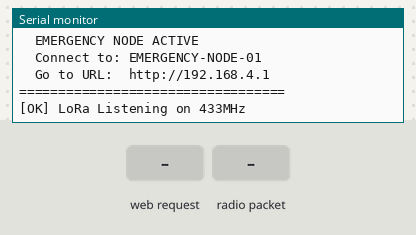
The sketch below on a simulated ESP32. Shown: the last lines printed to the serial monitor. The inputs (shaded band) are chosen by the test bench. No radio packets arrive unless stated.

Above: at 1.2 s.
1.3 s: HTTP request GET /send?msg=1 received
At 2.3 s:
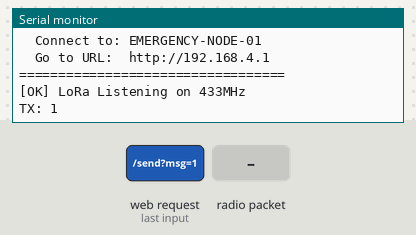
2.8 s: radio packet "1" arrives
At 3.7 s:
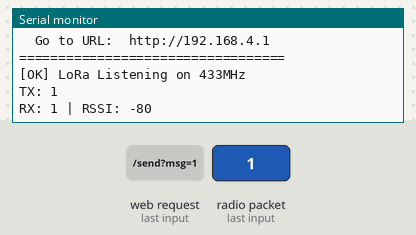

The sketch:

node1.ino
```cpp
#include <WiFi.h>
#include <AsyncTCP.h>
#include <ESPAsyncWebServer.h>
#include <LoRa.h>
#include <SPI.h>

// ==========================================
//             HARDWARE SETTINGS
// ==========================================
// Check your board! Standard TTGO LoRa32 uses: ss=18, rst=14, dio0=26
// Based on your previous code, you used:
#define ss 5
#define rst 14
#define dio0 2  // If this doesn't work, try 26

// ==========================================
//              NETWORK SETTINGS
// ==========================================
const char* AP_SSID = "EMERGENCY-NODE-01";
const char* AP_PASS = "admin123"; // Password for the WiFi

// ==========================================
//               GLOBAL VARS
// ==========================================
AsyncWebServer server(80);

// Data storage
String lastMsg = "NO DATA";
int lastRSSI = -120; // Default low signal
int packetCount = 0;
float snr = 0;

// Flags for main loop processing
bool shouldSend = false;
String msgToSend = "";

// ==========================================
//            WEB INTERFACE (HTML/JS)
// ==========================================
// Stored in PROGMEM to save RAM.
// Includes Custom Graph Engine (No Internet Required)
const char index_html[] PROGMEM = R"rawliteral(
<!DOCTYPE HTML>
<html>
<head>
  <title>EMERGENCY NODE</title>
  <meta name="viewport" content="width=device-width, initial-scale=1">
  <style>
    :root { --bg: #0d0d0d; --panel: #1a1a1a; --text: #e0e0e0; --accent: #ff3333; --chart-line: #00ff00; }
    body { font-family: "Courier New", monospace; background: var(--bg); color: var(--text); margin: 0; padding: 20px; text-align: center; }

    /* LAYOUT */
    .container { max-width: 800px; margin: auto; }
    .header { border-bottom: 2px solid var(--accent); padding-bottom: 10px; margin-bottom: 20px; }
    h1 { color: var(--accent); text-transform: uppercase; letter-spacing: 2px; margin: 0; font-size: 1.5rem; }
    .status-blink { animation: blink 2s infinite; color: #00ff00; font-size: 0.8rem; }

    /* DASHBOARD GRID */
    .grid { display: grid; grid-template-columns: 1fr 1fr; gap: 10px; margin-bottom: 20px; }
    .card { background: var(--panel); padding: 15px; border-left: 4px solid var(--accent); text-align: left; }
    .card h3 { margin: 0 0 5px 0; font-size: 0.8rem; color: #888; }
    .value { font-size: 1.5rem; font-weight: bold; }
    .small { font-size: 0.8rem; color: #666; }

    /* GRAPH CONTAINER */
    .graph-box { background: var(--panel); padding: 10px; margin-bottom: 20px; border: 1px solid #333; }
    canvas { width: 100%; height: 200px; background: #000; }

    /* TERMINAL LOG */
    .terminal { background: #000; border: 1px solid #333; height: 150px; overflow-y: scroll; padding: 10px; text-align: left; font-size: 0.9rem; margin-bottom: 20px; }
    .log-entry { margin-bottom: 4px; border-bottom: 1px solid #222; }
    .ts { color: #888; margin-right: 10px; }

    /* CONTROLS */
    .input-group { display: flex; gap: 5px; }
    input { flex: 1; padding: 12px; background: #222; border: 1px solid #444; color: white; font-family: monospace; }
    button { padding: 12px 24px; background: var(--accent); color: black; border: none; font-weight: bold; cursor: pointer; }
    button:active { background: #cc0000; }

    @keyframes blink { 0% { opacity: 1; } 50% { opacity: 0.5; } 100% { opacity: 1; } }
  </style>
</head>
<body>

<div class="container">
  <div class="header">
    <h1>Emergency Messager</h1>
    <div class="status-blink">SYSTEM ONLINE // LISTENING 433MHz</div>
  </div>

  <div class="grid">
    <div class="card">
      <h3>SIGNAL STRENGTH (RSSI)</h3>
      <div class="value" id="rssi">--</div>
      <span class="small">dBm (Closer to 0 is better)</span>
    </div>
    <div class="card">
      <h3>PACKETS RECEIVED</h3>
      <div class="value" id="count">0</div>
      <span class="small">Total Count</span>
    </div>
  </div>

  <div class="graph-box">
    <h3>LIVE SIGNAL ANALYSIS</h3>
    <canvas id="signalChart"></canvas>
  </div>

  <div class="terminal" id="term">
    <div class="log-entry"> > System Initialized... Waiting for data.</div>
  </div>

  <div class="input-group">
    <input type="text" id="txtMsg" placeholder="BROADCAST ALERT MESSAGE...">
    <button onclick="sendMsg()">TX SEND</button>
  </div>
</div>

<script>
  // --- GRAPH ENGINE (Lightweight, No Libraries) ---
  const canvas = document.getElementById('signalChart');
  const ctx = canvas.getContext('2d');
  let dataPoints = new Array(50).fill(-140); // Store last 50 RSSI values

  function resizeCanvas() {
    canvas.width = canvas.parentElement.offsetWidth;
    canvas.height = 200;
  }
  window.onresize = resizeCanvas;
  resizeCanvas();

  function drawGraph() {
    ctx.clearRect(0, 0, canvas.width, canvas.height);

    // Draw Grid
    ctx.strokeStyle = '#222';
    ctx.beginPath();
    for(let i=0; i<canvas.height; i+=40) { ctx.moveTo(0, i); ctx.lineTo(canvas.width, i); }
    ctx.stroke();

    // Draw Line
    ctx.strokeStyle = '#00ff00';
    ctx.lineWidth = 2;
    ctx.beginPath();

    let step = canvas.width / (dataPoints.length - 1);

    // Map RSSI (-140 to -20) to Canvas Height
    for(let i=0; i<dataPoints.length; i++) {
      let val = dataPoints[i];
      // Normalize: -140(bottom) to -20(top)
      let y = canvas.height - ((val + 140) / 120 * canvas.height);
      if (i==0) ctx.moveTo(0, y);
      else ctx.lineTo(i * step, y);
    }
    ctx.stroke();
  }

  // --- DATA FETCHING ---
  let lastPacketCount = -1;

  setInterval(function() {
    fetch("/status").then(response => response.json()).then(data => {

      // Update Numbers
      document.getElementById("rssi").innerText = data.rssi;
      document.getElementById("count").innerText = data.packets;

      // Update Graph
      dataPoints.push(data.rssi);
      dataPoints.shift(); // Remove oldest
      drawGraph();

      // Update Terminal if new packet arrived
      if(data.packets > lastPacketCount && lastPacketCount != -1) {
        logToTerminal(data.last, data.rssi);
      }
      lastPacketCount = data.packets;
    });
  }, 1000); // Refresh every 1 second

  function logToTerminal(msg, rssi) {
    const term = document.getElementById("term");
    const d = new Date();
    const time = d.getHours() + ":" + d.getMinutes() + ":" + d.getSeconds();

    const div = document.createElement("div");
    div.className = "log-entry";
    div.innerHTML = `<span class="ts">[${time}]</span> RX: ${msg} <span style="color:#666">(${rssi}dBm)</span>`;

    term.prepend(div); // Add to top
  }

  function sendMsg() {
    var msg = document.getElementById("txtMsg").value;
    if(!msg) return;

    // Optimistic UI Update
    const term = document.getElementById("term");
    const div = document.createElement("div");
    div.className = "log-entry";
    div.innerHTML = `<span class="ts" style="color:var(--accent)">[TX]</span> SENDING: ${msg}`;
    term.prepend(div);
    document.getElementById("txtMsg").value = "";

    fetch("/send?msg=" + encodeURIComponent(msg));
  }
</script>
</body>
</html>
)rawliteral";

// ==========================================
//               SETUP & LOOP
// ==========================================
void setup() {
  Serial.begin(115200);

  // 1. WiFi Access Point Setup
  WiFi.softAP(AP_SSID, AP_PASS);
  Serial.println("\n==================================");
  Serial.print("  EMERGENCY NODE ACTIVE\n  Connect to: ");
  Serial.println(AP_SSID);
  Serial.print("  Go to URL:  http://");
  Serial.println(WiFi.softAPIP());
  Serial.println("==================================");

  // 2. LoRa Hardware Setup
  LoRa.setPins(ss, rst, dio0);
  if (!LoRa.begin(433E6)) {
    Serial.println("[ERROR] LoRa Start Failed! Check Wiring.");
    while (1);
  }
  LoRa.setSyncWord(0xA5); // Security Sync Word
  Serial.println("[OK] LoRa Listening on 433MHz");

  // 3. Web Server Routes
  server.on("/", HTTP_GET, [](AsyncWebServerRequest *r){
    r->send(200, "text/html", index_html);
  });

  server.on("/status", HTTP_GET, [](AsyncWebServerRequest *r){
    String json = "{";
    json += "\"packets\":" + String(packetCount) + ",";
    json += "\"rssi\":" + String(lastRSSI) + ",";
    json += "\"snr\":" + String(snr) + ",";
    json += "\"last\":\"" + lastMsg + "\"}";
    r->send(200, "application/json", json);
  });

  server.on("/send", HTTP_GET, [](AsyncWebServerRequest *r){
    if (r->hasArg("msg")) {
      msgToSend = r->arg("msg");
      shouldSend = true;
    }
    r->send(200, "text/plain", "OK");
  });

  server.begin();
}

void loop() {
  // 1. RECEIVE MODE
  int packetSize = LoRa.parsePacket();
  if (packetSize) {
    String recv = "";
    while (LoRa.available()) {
      recv += (char)LoRa.read();
    }
    lastRSSI = LoRa.packetRssi();
    snr = LoRa.packetSnr();
    lastMsg = recv;
    packetCount++;

    Serial.printf("RX: %s | RSSI: %d\n", recv.c_str(), lastRSSI);
  }

  // 2. TRANSMIT MODE (Safe Handling)
  if (shouldSend) {
    Serial.print("TX: ");
    Serial.println(msgToSend);

    LoRa.beginPacket();
    LoRa.print(msgToSend);
    LoRa.endPacket();

    LoRa.receive(); // switch back to listen mode immediately
    shouldSend = false;
  }
}
```

node2.ino
```cpp

```

Measured:
- after the input at 1.3 s, the serial monitor: prints a new line at once (image 1)
- after the input at 2.8 s, the serial monitor: prints a new line at once (image 2)
